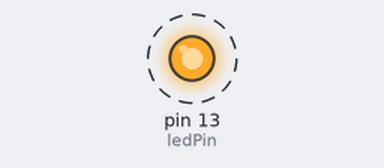
The sketch below on a simulated Arduino Uno, built with avr-gcc and run on an emulated ATmega328P. Shown: output pins drawn as LEDs (lit = HIGH). Dashed ring = blinking. What the sketch prints to the serial monitor is not drawn.

Above: at 0.05 s.
Timing chart, 0 to 3.0 s (numbered marks = the images above):
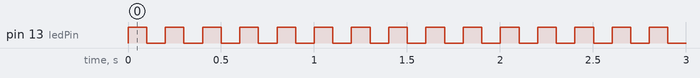

The sketch:

Arduino-TASK-2.ino
```cpp
// Variables — change these to change how the LED behaves
int ledPin = 13;          // pin connected to the LED
int onTime = 100;         // milliseconds the LED stays ON
int offTime = 100;        // milliseconds the LED stays OFF

void setup() {
    pinMode(ledPin, OUTPUT);  // pin 13 is an OUTPUT
    Serial.begin(9600);
    Serial.println("Blink started");
}

void loop() {
    digitalWrite(ledPin, HIGH);   // LED ON
    Serial.println("LED is ON");
    delay(onTime);

    digitalWrite(ledPin, LOW);    // LED OFF
    Serial.println("LED is OFF");
    delay(offTime);
}
```

Measured:
- by itself, pin 13 (ledPin): alternates HIGH for 0.10 s and LOW for 0.10 s
